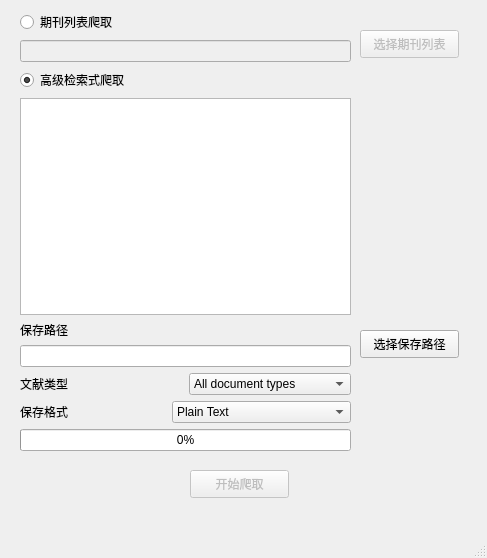
<?xml version="1.0" encoding="UTF-8"?>
<ui version="4.0">
 <class>MainWindow</class>
 <widget class="QMainWindow" name="MainWindow">
  <property name="geometry">
   <rect>
    <x>0</x>
    <y>0</y>
    <width>487</width>
    <height>558</height>
   </rect>
  </property>
  <property name="windowTitle">
   <string>Web of Science Crawler</string>
  </property>
  <widget class="QWidget" name="centralwidget">
   <widget class="QPushButton" name="pushButtonJournal">
    <property name="enabled">
     <bool>false</bool>
    </property>
    <property name="geometry">
     <rect>
      <x>360</x>
      <y>30</y>
      <width>99</width>
      <height>28</height>
     </rect>
    </property>
    <property name="text">
     <string>选择期刊列表</string>
    </property>
   </widget>
   <widget class="QPushButton" name="pushButtonStartCrawler">
    <property name="enabled">
     <bool>false</bool>
    </property>
    <property name="geometry">
     <rect>
      <x>190</x>
      <y>470</y>
      <width>99</width>
      <height>28</height>
     </rect>
    </property>
    <property name="text">
     <string>开始爬取</string>
    </property>
   </widget>
   <widget class="QPushButton" name="pushButtonOutputPath">
    <property name="enabled">
     <bool>true</bool>
    </property>
    <property name="geometry">
     <rect>
      <x>360</x>
      <y>330</y>
      <width>99</width>
      <height>28</height>
     </rect>
    </property>
    <property name="text">
     <string>选择保存路径</string>
    </property>
   </widget>
   <widget class="QWidget" name="layoutWidget">
    <property name="geometry">
     <rect>
      <x>20</x>
      <y>10</y>
      <width>331</width>
      <height>441</height>
     </rect>
    </property>
    <layout class="QVBoxLayout" name="verticalLayout_7">
     <item>
      <layout class="QVBoxLayout" name="verticalLayout_5">
       <item>
        <layout class="QVBoxLayout" name="verticalLayout_3">
         <item>
          <layout class="QVBoxLayout" name="verticalLayout">
           <item>
            <widget class="QRadioButton" name="radioButtonJournal">
             <property name="text">
              <string>期刊列表爬取</string>
             </property>
            </widget>
           </item>
           <item>
            <widget class="QLineEdit" name="lineEditJournal">
             <property name="enabled">
              <bool>false</bool>
             </property>
             <property name="readOnly">
              <bool>false</bool>
             </property>
            </widget>
           </item>
          </layout>
         </item>
         <item>
          <layout class="QVBoxLayout" name="verticalLayout_2">
           <item>
            <widget class="QRadioButton" name="radioButtonQuery">
             <property name="text">
              <string>高级检索式爬取</string>
             </property>
             <property name="checked">
              <bool>true</bool>
             </property>
            </widget>
           </item>
           <item>
            <widget class="QTextEdit" name="textEditQuery"/>
           </item>
          </layout>
         </item>
        </layout>
       </item>
       <item>
        <layout class="QVBoxLayout" name="verticalLayout_4">
         <item>
          <widget class="QLabel" name="labelOutputPath">
           <property name="text">
            <string>保存路径</string>
           </property>
          </widget>
         </item>
         <item>
          <widget class="QLineEdit" name="lineEditOutputPath"/>
         </item>
        </layout>
       </item>
      </layout>
     </item>
     <item>
      <layout class="QVBoxLayout" name="verticalLayout_6">
       <item>
        <layout class="QHBoxLayout" name="horizontalLayout">
         <item>
          <widget class="QLabel" name="label">
           <property name="text">
            <string>文献类型</string>
           </property>
          </widget>
         </item>
         <item>
          <widget class="QComboBox" name="comboBoxDocumentType">
           <item>
            <property name="text">
             <string>All document types</string>
            </property>
           </item>
           <item>
            <property name="text">
             <string>Article</string>
            </property>
           </item>
          </widget>
         </item>
        </layout>
       </item>
       <item>
        <layout class="QHBoxLayout" name="horizontalLayout_2">
         <item>
          <widget class="QLabel" name="label_2">
           <property name="text">
            <string>保存格式</string>
           </property>
          </widget>
         </item>
         <item>
          <widget class="QComboBox" name="comboBoxOutputFormat">
           <item>
            <property name="text">
             <string>Plain Text</string>
            </property>
           </item>
           <item>
            <property name="text">
             <string>Bibtex</string>
            </property>
           </item>
           <item>
            <property name="text">
             <string>HTML</string>
            </property>
           </item>
           <item>
            <property name="text">
             <string>Tab-delimited (Win)</string>
            </property>
           </item>
           <item>
            <property name="text">
             <string>Tab-delimited (Mac)</string>
            </property>
           </item>
           <item>
            <property name="text">
             <string>Tab-delimited (Win, UTF-8)</string>
            </property>
           </item>
           <item>
            <property name="text">
             <string>Tab-delimited (Mac, UTF-8)</string>
            </property>
           </item>
          </widget>
         </item>
        </layout>
       </item>
      </layout>
     </item>
     <item>
      <widget class="QProgressBar" name="progressBarDownload">
       <property name="value">
        <number>0</number>
       </property>
       <property name="textVisible">
        <bool>true</bool>
       </property>
       <property name="orientation">
        <enum>Qt::Horizontal</enum>
       </property>
       <property name="invertedAppearance">
        <bool>false</bool>
       </property>
      </widget>
     </item>
    </layout>
   </widget>
  </widget>
  <widget class="QMenuBar" name="menubar">
   <property name="geometry">
    <rect>
     <x>0</x>
     <y>0</y>
     <width>487</width>
     <height>26</height>
    </rect>
   </property>
  </widget>
  <widget class="QStatusBar" name="statusbar"/>
  <action name="actionWeb_of_Science">
   <property name="text">
    <string>Web of Science</string>
   </property>
  </action>
  <action name="actionCNKI">
   <property name="text">
    <string>CNKI</string>
   </property>
  </action>
 </widget>
 <resources/>
 <connections/>
</ui>
